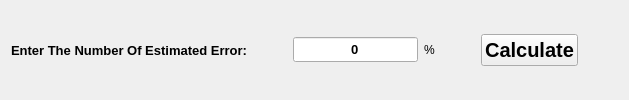
         <widget class="QWidget" name="error_widget" native="true">
          <layout class="QHBoxLayout" name="horizontalLayout_75">
           <item>
            <layout class="QHBoxLayout" name="horizontalLayout_76">
             <item>
              <widget class="QLabel" name="error_lbl">
               <property name="font">
                <font>
                 <pointsize>10</pointsize>
                 <weight>75</weight>
                 <bold>true</bold>
                </font>
               </property>
               <property name="text">
                <string>Enter The Number Of Estimated Error:           </string>
               </property>
              </widget>
             </item>
             <item>
              <widget class="QLineEdit" name="error_edit">
               <property name="minimumSize">
                <size>
                 <width>0</width>
                 <height>25</height>
                </size>
               </property>
               <property name="font">
                <font>
                 <pointsize>10</pointsize>
                 <weight>75</weight>
                 <bold>true</bold>
                </font>
               </property>
               <property name="text">
                <string>0</string>
               </property>
               <property name="alignment">
                <set>Qt::AlignCenter</set>
               </property>
              </widget>
             </item>
             <item>
              <widget class="QLabel" name="percent_lbl">
               <property name="text">
                <string>%</string>
               </property>
              </widget>
             </item>
             <item>
              <spacer name="horizontalSpacer_59">
               <property name="orientation">
                <enum>Qt::Horizontal</enum>
               </property>
               <property name="sizeHint" stdset="0">
                <size>
                 <width>40</width>
                 <height>20</height>
                </size>
               </property>
              </spacer>
             </item>
             <item>
              <widget class="QPushButton" name="calc_btn">
               <property name="minimumSize">
                <size>
                 <width>80</width>
                 <height>30</height>
                </size>
               </property>
               <property name="font">
                <font>
                 <pointsize>15</pointsize>
                 <weight>75</weight>
                 <bold>true</bold>
                </font>
               </property>
               <property name="text">
                <string>Calculate</string>
               </property>
               <property name="shortcut">
                <string>Return</string>
               </property>
              </widget>
             </item>
             <item>
              <spacer name="horizontalSpacer_13">
               <property name="orientation">
                <enum>Qt::Horizontal</enum>
               </property>
               <property name="sizeHint" stdset="0">
                <size>
                 <width>40</width>
                 <height>20</height>
                </size>
               </property>
              </spacer>
             </item>
            </layout>
           </item>
          </layout>
         </widget>
